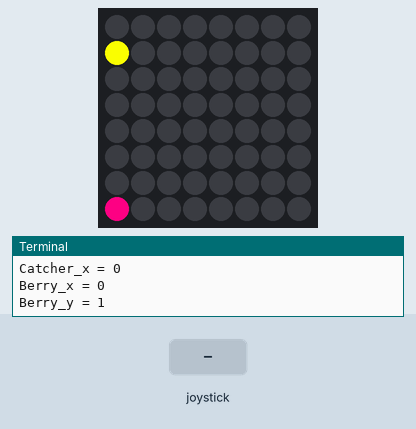
Recording of a program running on a simulated Raspberry Pi (BCM pin numbers) with a Sense HAT. On the bench: the Sense HAT's 8×8 RGB LED matrix, the last lines printed to the terminal. The inputs (shaded band) are chosen by the test bench. Random numbers come from a fixed seed; the 64×8 strip is a reading aid, not a part: it shows the text the matrix is scrolling, unrolled, one strip-width of it at a time. At 11.2 s the program stops and its outputs stay as they are.

Above: at 1.2 s.
1.3 s: joystick pushed left
At 3.2 s:
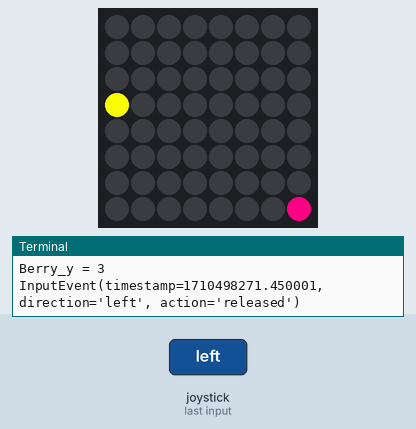
4.3 s: joystick pushed right
At 7.1 s:
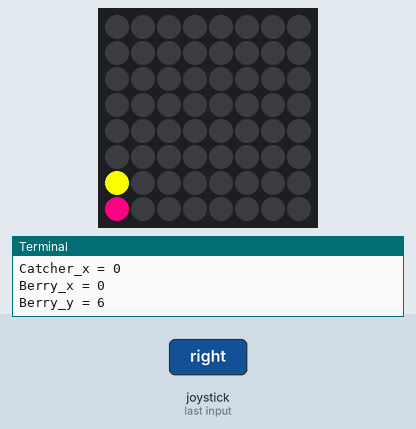
7.3 s: joystick pushed left
At 7.99 s:
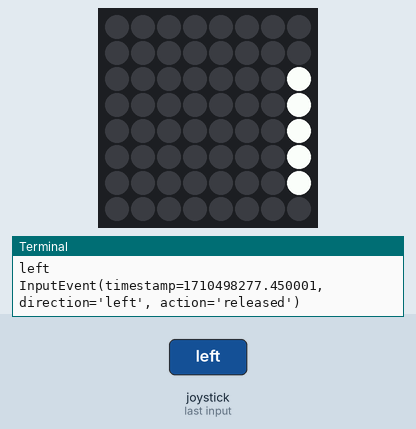
Timing chart, 0 to 10.3 s (numbered marks = the images above; inputs shaded):
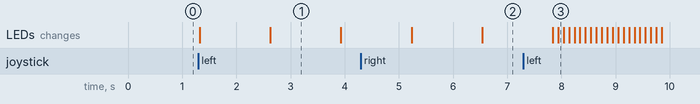

Measured:
- what the display in image 1 shows lasts 1.3 s, from 2.6 s to 3.9 s

The program:

catchem.py
```python
from sense_emu import SenseHat
from time import sleep
import random

sense = SenseHat()
sense.clear()


# catcher_x = 0

# berry_x = random.randint(0,7)
# berry_y = 0

# score = 0

r = (255, 0, 0) #red
g = (0, 255, 0) #green
b = (0, 0, 255) #blue
k = (0, 0, 0) #blank
w = (255, 255, 255) #white
c = (0, 255, 255) #cyan
y = (255, 255, 0) #yellow
o = (255, 128, 0) #orange
n = (255, 128, 128) #pink
p = (128, 0, 128) #purple
d = (255, 0, 128) #darkPink
l = (128, 255, 128) #lightGreen

#Intro text or animation
# 3,2,1 countdown

class Game:
  def __init__(self):
    self.catcher_x = 0
    self.score = 0
    self.berries = [
      {
        "name": "potato",
        "color": y,
        "pos_x": 0,
        "pos_y": 0,
        "points": 10

      },
      {
        "name": "raspberry",
        "color": r,
        "pos_x": 3,
        "pos_y": 0,
        "points": 3
      },
      {
        "name": "grape",
        "color": p,
        "pos_x": 6,
        "pos_y": 0,
        "points": -3
      }

    ]

    self.berry = random.choice(self.berries)
    self.berry_x = self.berry["pos_x"]
    self.berry_y = self.berry["pos_y"]
    self.berry_color = self.berry["color"]

    self.game_over = False

  def info(self):
    print("Catcher_x = " + str(self.catcher_x))
    print("Berry_x = " + str(self.berry_x))
    print("Berry_y = " + str(self.berry_y))

  def move_left(self):
    if self.catcher_x >= 1:
      self.catcher_x -= 1
    else:
      self.catcher_x = 7
    print("left")

  def move_right(self):
    if self.catcher_x < 7:
      self.catcher_x += 1
    else:
      self.catcher_x = 0
    print("right")

  def make_berry(self):
    # self.berry_color = random.choice(self.berries)["color"]
    self.berry = random.choice(self.berries)
    self.berry_x = self.berry["pos_x"]
    self.berry_y = self.berry["pos_y"]
    self.berry_color = self.berry["color"]

  def catch(self):
    self.make_berry()
    self.score += self.berry["points"]
    sense.show_message(str(self.score))
    self.catcher_x = 3

  def gameOver(self):
      sense.clear()
      sense.show_message("GG")
      self.game_over = True
      print("Game Over")

  def update(self):
    sense.clear()
    if self.berry_y < 7:
      self.berry_y += 1
      sense.set_pixel(self.berry_x, self.berry_y, self.berry_color)
      print(self.berry_color)
    sense.set_pixel(self.catcher_x, 7, d)

    self.info()


  def gameRun(self):
    while self.game_over == False:
      self.update()

      for event in sense.stick.get_events():
        print(event)

        if event.action == "pressed" and event.direction == "left":
          self.move_left()

        if event.action == "pressed" and event.direction == "right":
          self.move_right()

      if self.catcher_x != self.berry_x and self.berry_y == 7:
        self.gameOver()

      if self.catcher_x == self.berry_x and self.berry_y == 7:
        self.catch()


      sleep(1.3)

      # if self.catcher_x == self.berry_x and self.berry_y == 7:
      #   self.berry_x = random.randint(0,7)
      #   self.berry_y = 0
      #   print("got it!")
      # elif self.catcher_x != self.berry_x and self.berry_y == 7:
      #   sense.show_message("GG")
      #   sense.clear()
      #   self.game_over = True


    self.update()

G = Game()
G.gameRun()

  # def berry_fall():
  #   global berry_y
    # if berry_y < 7:
    #   berry_y += 1
```
